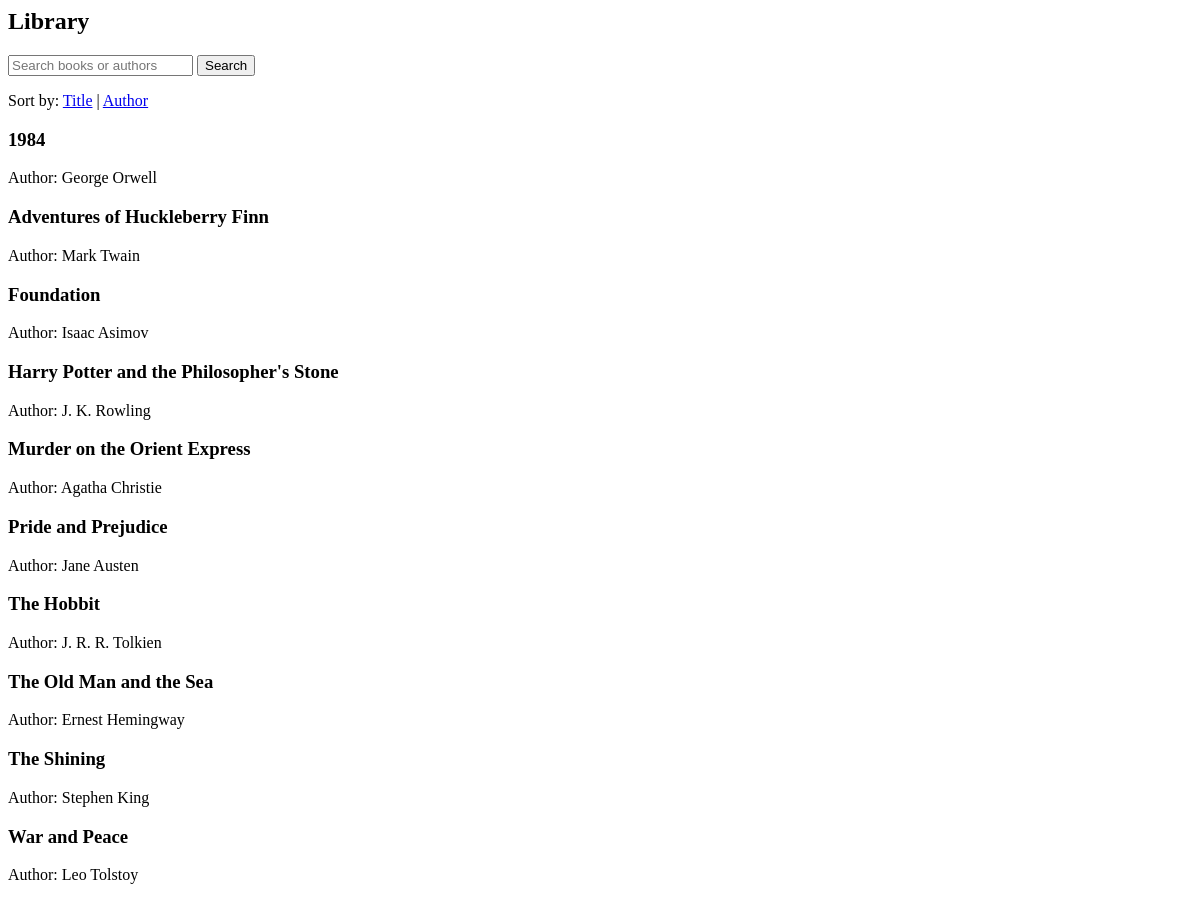
Before: / with the older database file.
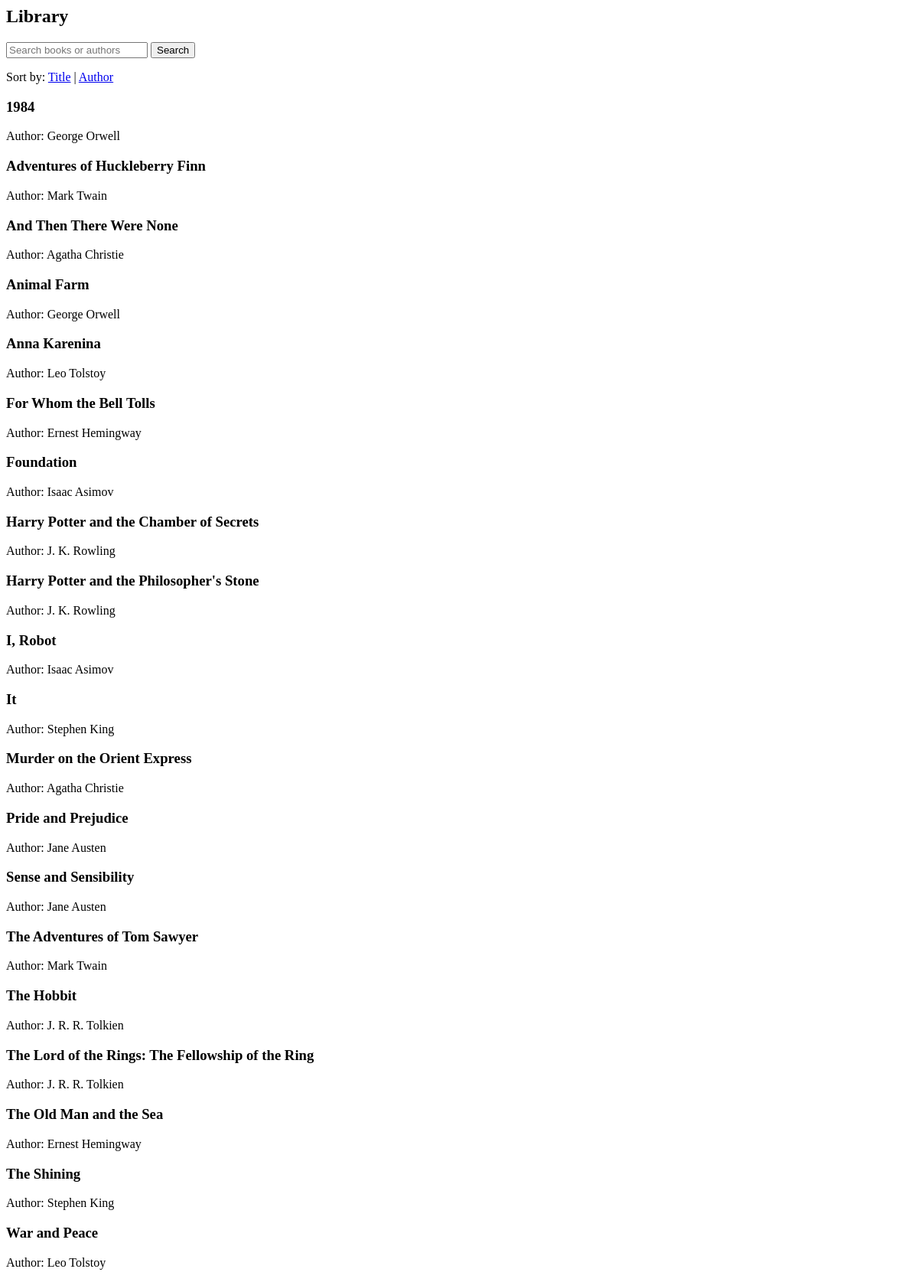
After: the same page with the newer database file.
### data_models.py (models this page shows, shortened)
class Book(db.Model):
    __tablename__ = 'books'
    id = db.Column(db.Integer, primary_key=True, autoincrement=True)
    title = db.Column(db.String(100), nullable=False)
    publication_year = db.Column(db.Integer)
    author_id = db.Column(db.Integer, db.ForeignKey('authors.id'), nullable=False)
    author = db.relationship('Author', backref=db.backref('books',lazy=True))

class Author(db.Model):
    __tablename__ = 'authors'
    id = db.Column(db.Integer, primary_key=True, autoincrement=True)
    name = db.Column(db.String(100), nullable= False)
    birth_date = db.Column(db.Date)
    date_of_death = db.Column(db.Date)

### app.py (the view, shortened to what this page needs)
@app.route('/', methods=['GET'])
def home():
    sort_by = request.args.get('sort', 'title')
    search_query = request.args.get('q', '').strip()
    query = db.session.query(Book).join(Author)
    if sort_by == 'author':
        query = query.order_by(Author.name)
    else:
        query = query.order_by(Book.title)
    books = query.all()
    return render_template('home.html', books=books, sort_by=sort_by, search_query=search_query)

### templates/home.html (shortened to what this page needs)
<h2>Library</h2>
<form method="GET" action="/">
  <input type="text" name="q" placeholder="Search books or authors" value="{{ search_query }}">
  <button type="submit">Search</button>
</form>
<p>Sort by:
  <a href="/?sort=title{% if search_query %}&q={{ search_query }}{% endif %}">Title</a> |
  <a href="/?sort=author{% if search_query %}&q={{ search_query }}{% endif %}">Author</a>
</p>
{% if books %}
{% for book in books %}
<div>
  <h3>{{ book.title }}</h3>
  <p>Author: {{ book.author.name }}</p>
</div>
{% endfor %}
{% else %}
<p>No books match your search.</p>
{% endif %}

Changed rows visible on the page:
added Book: title "And Then There Were None", author.name "Agatha Christie"
added Book: title "Animal Farm", author.name "George Orwell"
added Book: title "Anna Karenina", author.name "Leo Tolstoy"
added Book: title "For Whom the Bell Tolls", author.name "Ernest Hemingway"
added Book: title "Harry Potter and the Chamber of Secrets", author.name "J. K. Rowling"
added Book: title "I, Robot", author.name "Isaac Asimov"
added Book: title "It", author.name "Stephen King"
added Book: title "Sense and Sensibility", author.name "Jane Austen"
added Book: title "The Adventures of Tom Sawyer", author.name "Mark Twain"
added Book: title "The Lord of the Rings: The Fellowship of the Ring", author.name "J. R. R. Tolkien"
